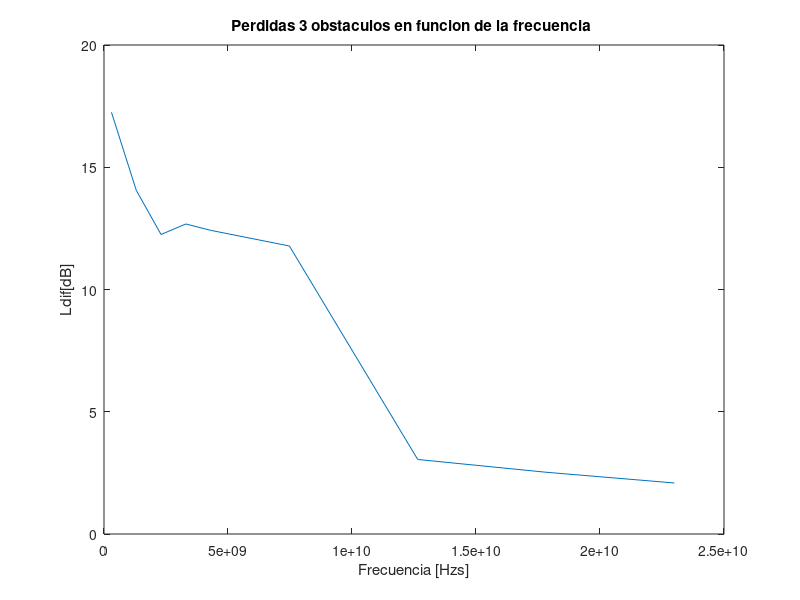
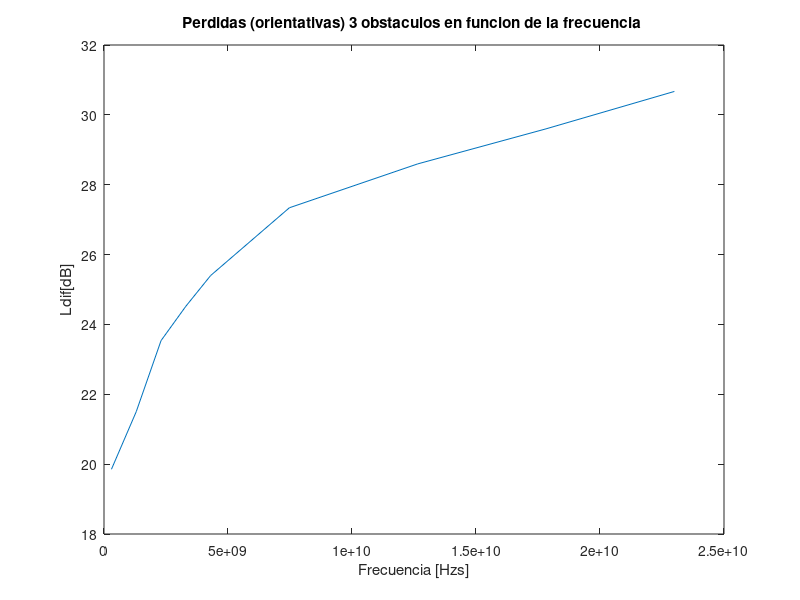

Recreate these plots in MATLAB, in order.
clc;clear;close all;

f = [300,1300, 2300, 3300, 4300,7475,12650, 17825, 23000].*1e6;
Ldif = [17.25 14.06	12.25	12.68	12.4206	11.78	3.04818	2.526048031	2.087027749]


figure(1);
plot(f,Ldif)
title("Perdidas 3 obstaculos en funcion de la frecuencia ")
xlabel("Frecuencia [Hzs]");ylabel("Ldif[dB]")


Ldif = [19.85302508	21.5025501	23.53647459	24.52 25.40	27.34	28.5962948	29.599824	30.67080685];

figure(2);
plot(f,Ldif)
title("Perdidas (orientativas) 3 obstaculos en funcion de la frecuencia ")
xlabel("Frecuencia [Hzs]");ylabel("Ldif[dB]")